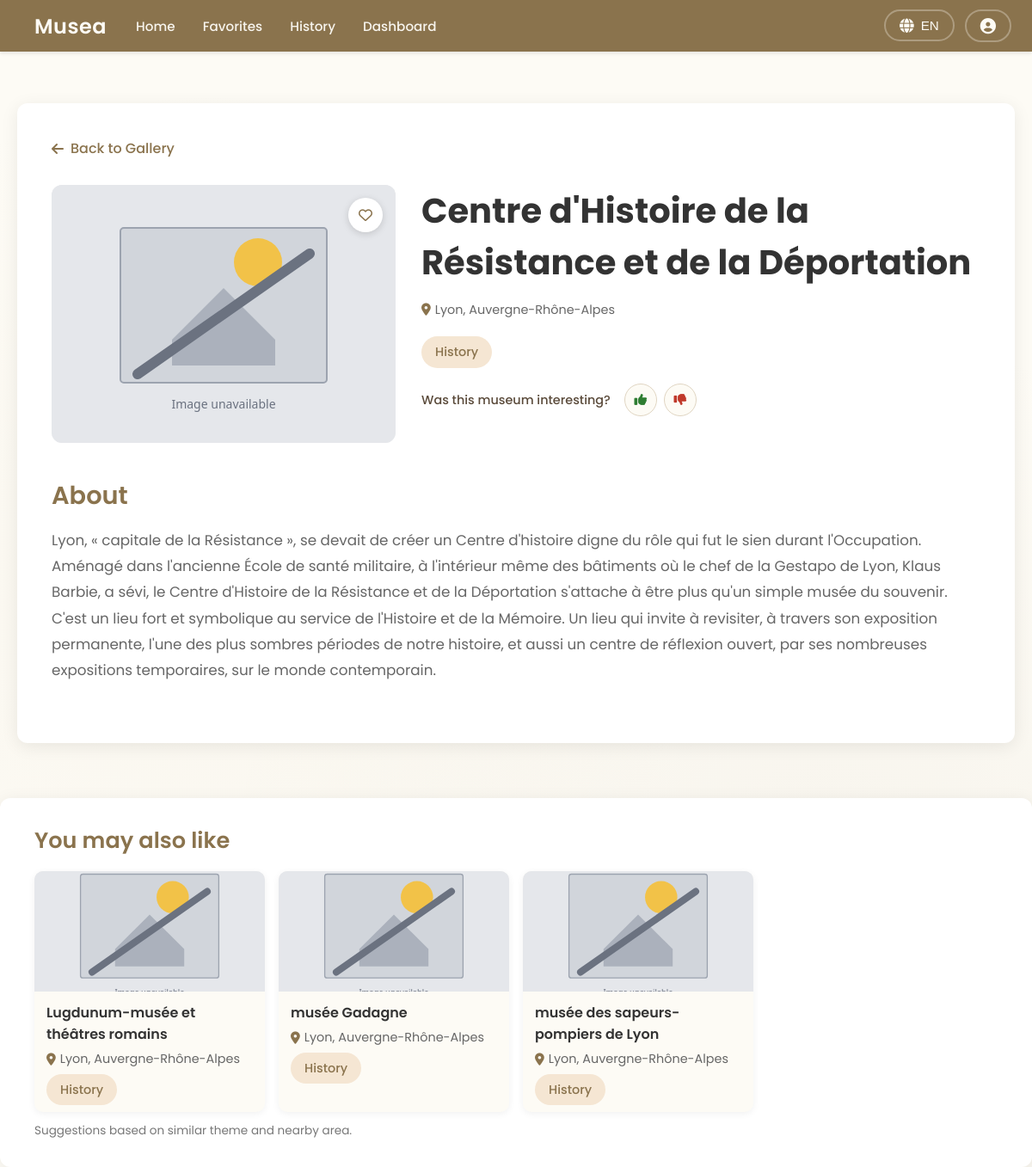
The page /museum/79 on the database its author committed.
### tables this page shows
CREATE TABLE museums (
    id INTEGER PRIMARY KEY AUTOINCREMENT,
    identifiant TEXT UNIQUE,
    name TEXT NOT NULL,
    region TEXT,
    theme TEXT,
    latitude REAL,
    longitude REAL,
    popularity_score INTEGER DEFAULT 0,
    location TEXT,
    description TEXT,
    created_at TIMESTAMP DEFAULT CURRENT_TIMESTAMP
, website TEXT, image_url TEXT, thumbs_up INTEGER DEFAULT 0, thumbs_down INTEGER DEFAULT 0);

### app.py (the view)
@app.route('/museum/<museum_id>')
def museum_detail(museum_id):
    try:
        museum = db_manager.get_museum_by_id(int(museum_id))
    except (TypeError, ValueError):
        museum = None
    if not museum:
        return "Museum not found", 404
    user_id = session.get('user_id')
    if user_id:
        annotated = db_manager._annotate_and_filter_by_distance(user_id, [museum], max_km=10_000)
        if annotated:
            museum = annotated[0]
    similar = db_manager.get_similar_museums(int(museum_id), max_results=3)
    return render_template('museum_detail.html', museum=museum, similar_museums=similar)

### app.py (called while the page is built)
@app.template_filter('museum_image_url')
def museum_image_url(museum):
    if not museum:
        return url_for('static', filename='placeholder.svg')
    img = (museum.get('image_url') or '').strip()
    if img:
        return img
    theme = (museum.get('theme') or '').strip()
    defaults = {
        'Art': 'https://images.unsplash.com/photo-1536924940846-227afb31e2a5?w=640',
        'History': 'https://images.unsplash.com/photo-1457369804613-52c61a468e7d?w=640',
        'Science': 'https://images.unsplash.com/photo-1635070041078-e363dbe005cb?w=640',
        'Local Heritage': 'https://images.unsplash.com/photo-1578662996442-48f60103fc96?w=640',
    }
    return defaults.get(theme) or url_for('static', filename='placeholder.svg')

@app.context_processor
def inject_logged_in():
    return {'logged_in': bool(session.get('user_id'))}

### db_manager.py (called while the page is built)
def _conn():
    c = sqlite3.connect(DB_PATH)
    c.row_factory = sqlite3.Row
    return c

def get_all_museums() -> List[Dict[str, Any]]:
    conn = _conn()
    try:
        try:
            conn.execute("ALTER TABLE museums ADD COLUMN image_url TEXT")
            conn.commit()
        except sqlite3.OperationalError:
            pass
        rows = conn.execute(
            "SELECT id, identifiant, name, region, theme, latitude, longitude, popularity_score, location, description, COALESCE(image_url, '') AS image_url FROM museums ORDER BY name"
        ).fetchall()
        return [_museum_row_to_dict(r) for r in rows]
    finally:
        conn.close()

def _museum_row_to_dict(row: sqlite3.Row) -> Dict[str, Any]:
    d = dict(row)
    raw_img = (d.get("image_url") or "").strip()
    return {
        "id": d["id"],
        "name": d["name"],
        "location": d.get("location") or d.get("region") or "",
        "description": (d.get("description") or "")[:500],
        "theme": d.get("theme"),
        "image_url": raw_img or None,
        "region": d.get("region"),
        "popularity_score": d.get("popularity_score") or 0,
        "latitude": d.get("latitude"),
        "longitude": d.get("longitude"),
    }

### templates/museum_detail.html (shortened to what this page needs)
<!DOCTYPE html>
<html lang="en">
<head>
    <link rel="stylesheet" href="https://cdnjs.cloudflare.com/ajax/libs/font-awesome/6.4.0/css/all.min.css">
    <link rel="stylesheet" href="{{ url_for('static', filename='style.css') }}">
</head>
<body data-logged-in="{{ 'true' if logged_in else 'false' }}">
    <div class="top-bar">
        <div class="top-bar-left">
            <a href="{{ url_for('museum_gallery') }}" style="text-decoration: none; color: inherit;">
                <div class="logo-container" style="cursor: pointer;">
                    <span class="logo-text">Musea</span>
                </div>
            </a>
            <nav class="main-nav">
                <a href="{{ url_for('museum_gallery') }}" class="nav-item" data-en="Home" data-fr="Accueil">Home</a>
                <a href="{{ url_for('favorites') }}" class="nav-item" data-en="Favorites" data-fr="Favoris">Favorites</a>
                <a href="{{ url_for('history') }}" class="nav-item" data-en="History" data-fr="Historique">History</a>
                <a href="{{ url_for('view_user_profile') }}" class="nav-item" data-en="Dashboard" data-fr="Tableau de bord">Dashboard</a>
            </nav>
        </div>
        <div class="top-bar-right">
            <div class="language-switcher">
                <button class="language-btn" id="languageBtn" aria-label="Change language">
                    <i class="fas fa-globe"></i>
                    <span id="currentLang">EN</span>
                </button>
            </div>
            <div class="profile-switcher">
                <button class="profile-btn" id="profileBtn" aria-label="Profile menu">
                    <i class="fas fa-user-circle"></i>
                </button>
            </div>
        </div>
    </div>
    <div class="container">
        <div class="museum-detail" data-museum-id="{{ museum.id }}" data-page="detail">
            <a href="{{ url_for('museum_gallery') }}" class="back-btn" data-action="back">
                <i class="fas fa-arrow-left"></i> <span data-en="Back to Gallery" data-fr="Retour à la galerie">Back to Gallery</span>
            </a>
            <div class="museum-detail-header">
                <div class="museum-detail-image">
                    <img src="{{ museum | museum_image_url }}"
                         alt="{{ museum.name }}"
                         onerror="this.onerror=null; this.src='{{ url_for('static', filename='placeholder.svg') }}';">
                    <button class="favorite-btn" data-action="favorite" data-museum-id="{{ museum.id }}" aria-label="Add to favorites">
                        <i class="far fa-heart"></i>
                    </button>
                </div>
                <div class="museum-detail-info">
                    <h1>{{ museum.name }}</h1>
                    <p class="museum-location">
                        <i class="fas fa-map-marker-alt"></i> {{ museum.location }}
                    </p>
                    <div class="museum-meta">
                        {% if museum.theme %}
                        <span class="museum-theme">{{ museum.theme }}</span>
                        {% endif %}
                    </div>
                    <div class="museum-feedback-row">
                        <div class="feedback-label" data-en="Was this museum interesting?" data-fr="Ce musée vous a-t-il plu ?">
                        </div>
                        <div class="feedback-buttons" data-museum-id="{{ museum.id }}">
                            <button class="thumb-btn thumb-up" type="button" data-feedback="up" aria-label="Thumbs up">
                                <i class="fas fa-thumbs-up"></i>
                            </button>
                            <button class="thumb-btn thumb-down" type="button" data-feedback="down" aria-label="Thumbs down">
                                <i class="fas fa-thumbs-down"></i>
                            </button>
                        </div>
                    </div>
                </div>
            </div>
            <div class="museum-detail-content">
                <div class="museum-description-full">
                    <h2 data-en="About" data-fr="À propos">About</h2>
                    <p>{{ museum.description }}</p>
                </div>
            </div>
        </div>
    </div>
    {% if similar_museums %}
    <div class="museum-related-wrapper">
        <div class="museum-related">
            <h2 data-en="You may also like" data-fr="Vous aimerez aussi">You may also like</h2>
            <div class="museum-related-list">
                {% for m in similar_museums %}
                <a href="{{ url_for('museum_detail', museum_id=m.id) }}" class="museum-related-card">
                    <div class="museum-related-image">
                        <img src="{{ m | museum_image_url }}"
                             alt="{{ m.name }}"
                             onerror="this.onerror=null; this.src='{{ url_for('static', filename='placeholder.svg') }}';">
                    </div>
                    <div class="museum-related-body">
                        <h3>{{ m.name }}</h3>
                        <p class="museum-location">
                            <i class="fas fa-map-marker-alt"></i> {{ m.location }}
                        </p>
                        {% if m.theme %}
                        <span class="museum-theme">{{ m.theme }}</span>
                        {% endif %}
                    </div>
                </a>
                {% endfor %}
            </div>
            <p class="museum-related-note" data-en="Suggestions based on similar theme and nearby area." data-fr="Suggestions basées sur un thème similaire et une zone géographique proche.">
            </p>
        </div>
    </div>
    {% endif %}
</body>
</html>

### rows shown on the page
museums: name "Centre d'Histoire de la Résistance et de la Déportation", location "Lyon, Auvergne-Rhône-Alpes", theme "History", description "Lyon, « capitale de la Résistance », se devait de créer un Centre d'histoire digne du rôle qui fut le sien durant l'Occupation. Aménagé dans l'ancienne École de santé militaire, à l'intérieur même des bâtiments où le chef de la Gestapo de Lyon, Klaus Barbie, a sévi, le Centre d'Histoire de la Résistance et de la Déportation s'attache à être plus qu'un simple musée du souvenir. C'est un lieu fort et symbolique au service de l'Histoire et de la Mémoire. Un lieu qui invite à revisiter, à travers son exposition permanente, l'une des plus sombres périodes de notre histoire, et aussi un centre de réflexion ouvert, par ses nombreuses expositions temporaires, sur le monde contemporain."
museums: name "Lugdunum-musée et théâtres romains", location "Lyon, Auvergne-Rhône-Alpes", theme "History"
museums: name "musée Gadagne", location "Lyon, Auvergne-Rhône-Alpes", theme "History"
museums: name "musée des sapeurs-pompiers de Lyon", location "Lyon, Auvergne-Rhône-Alpes", theme "History"
